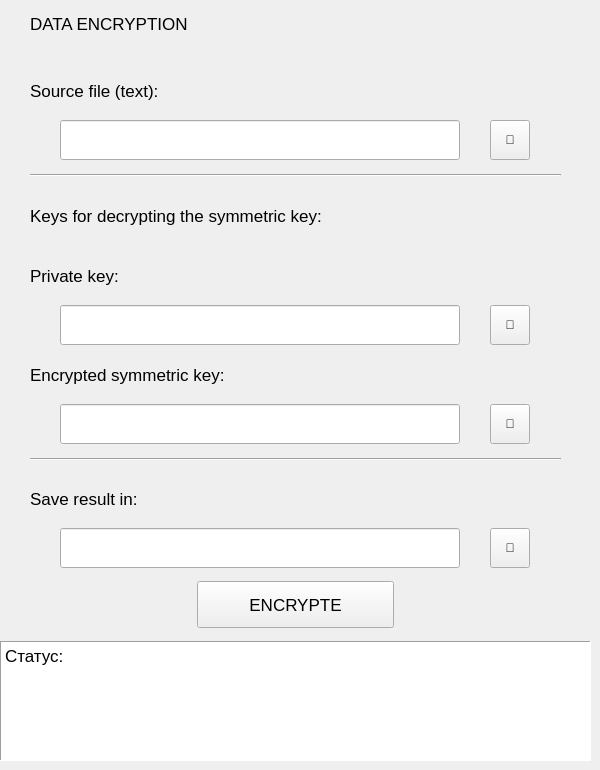
    <widget class="QWidget" name="Encryption">
     <widget class="QWidget" name="verticalLayoutWidget">
      <property name="geometry">
       <rect>
        <x>0</x>
        <y>0</y>
        <width>591</width>
        <height>761</height>
       </rect>
      </property>
      <layout class="QVBoxLayout" name="verticalLayout_encryption">
       <item>
        <layout class="QHBoxLayout" name="horizontalLayout_header_2">
         <item>
          <spacer name="horizontalSpacer_17">
           <property name="orientation">
            <enum>Qt::Horizontal</enum>
           </property>
           <property name="sizeType">
            <enum>QSizePolicy::Fixed</enum>
           </property>
           <property name="sizeHint" stdset="0">
            <size>
             <width>30</width>
             <height>20</height>
            </size>
           </property>
          </spacer>
         </item>
         <item>
          <widget class="QLabel" name="label_name_widget_2">
           <property name="sizePolicy">
            <sizepolicy hsizetype="Fixed" vsizetype="Minimum">
             <horstretch>0</horstretch>
             <verstretch>0</verstretch>
            </sizepolicy>
           </property>
           <property name="minimumSize">
            <size>
             <width>100</width>
             <height>0</height>
            </size>
           </property>
           <property name="maximumSize">
            <size>
             <width>1500</width>
             <height>16777215</height>
            </size>
           </property>
           <property name="font">
            <font>
             <pointsize>13</pointsize>
            </font>
           </property>
           <property name="text">
            <string>DATA ENCRYPTION</string>
           </property>
          </widget>
         </item>
         <item>
          <spacer name="horizontalSpacer_18">
           <property name="orientation">
            <enum>Qt::Horizontal</enum>
           </property>
           <property name="sizeHint" stdset="0">
            <size>
             <width>40</width>
             <height>20</height>
            </size>
           </property>
          </spacer>
         </item>
        </layout>
       </item>
       <item>
        <spacer name="verticalSpacer_2">
         <property name="orientation">
          <enum>Qt::Vertical</enum>
         </property>
         <property name="sizeType">
          <enum>QSizePolicy::Fixed</enum>
         </property>
         <property name="sizeHint" stdset="0">
          <size>
           <width>20</width>
           <height>15</height>
          </size>
         </property>
        </spacer>
       </item>
       <item>
        <layout class="QHBoxLayout" name="horizontalLayout_source_file_path">
         <item>
          <spacer name="horizontalSpacer_19">
           <property name="orientation">
            <enum>Qt::Horizontal</enum>
           </property>
           <property name="sizeType">
            <enum>QSizePolicy::Fixed</enum>
           </property>
           <property name="sizeHint" stdset="0">
            <size>
             <width>30</width>
             <height>20</height>
            </size>
           </property>
          </spacer>
         </item>
         <item>
          <widget class="QLabel" name="label_paranetrs_3">
           <property name="sizePolicy">
            <sizepolicy hsizetype="Preferred" vsizetype="Preferred">
             <horstretch>0</horstretch>
             <verstretch>0</verstretch>
            </sizepolicy>
           </property>
           <property name="font">
            <font>
             <pointsize>13</pointsize>
            </font>
           </property>
           <property name="text">
            <string>Source file (text):</string>
           </property>
          </widget>
         </item>
         <item>
          <spacer name="horizontalSpacer_20">
           <property name="orientation">
            <enum>Qt::Horizontal</enum>
           </property>
           <property name="sizeHint" stdset="0">
            <size>
             <width>40</width>
             <height>20</height>
            </size>
           </property>
          </spacer>
         </item>
        </layout>
       </item>
       <item>
        <layout class="QHBoxLayout" name="string_path_source_file">
         <property name="spacing">
          <number>0</number>
         </property>
         <item>
          <spacer name="horizontalSpacer_21">
           <property name="orientation">
            <enum>Qt::Horizontal</enum>
           </property>
           <property name="sizeType">
            <enum>QSizePolicy::Fixed</enum>
           </property>
           <property name="sizeHint" stdset="0">
            <size>
             <width>30</width>
             <height>20</height>
            </size>
           </property>
          </spacer>
         </item>
         <item>
          <widget class="QLineEdit" name="lineEdit_path_source_file">
           <property name="sizePolicy">
            <sizepolicy hsizetype="Fixed" vsizetype="Fixed">
             <horstretch>0</horstretch>
             <verstretch>0</verstretch>
            </sizepolicy>
           </property>
           <property name="minimumSize">
            <size>
             <width>400</width>
             <height>40</height>
            </size>
           </property>
           <property name="font">
            <font>
             <pointsize>13</pointsize>
            </font>
           </property>
           <property name="frame">
            <bool>true</bool>
           </property>
          </widget>
         </item>
         <item>
          <widget class="QToolButton" name="toolButton_path_source_file">
           <property name="minimumSize">
            <size>
             <width>40</width>
             <height>40</height>
            </size>
           </property>
           <property name="text">
            <string>📁</string>
           </property>
          </widget>
         </item>
         <item>
          <spacer name="horizontalSpacer_22">
           <property name="orientation">
            <enum>Qt::Horizontal</enum>
           </property>
           <property name="sizeType">
            <enum>QSizePolicy::Fixed</enum>
           </property>
           <property name="sizeHint" stdset="0">
            <size>
             <width>30</width>
             <height>20</height>
            </size>
           </property>
          </spacer>
         </item>
        </layout>
       </item>
       <item>
        <layout class="QHBoxLayout" name="horizontalLayout_line_2">
         <item>
          <spacer name="horizontalSpacer_23">
           <property name="orientation">
            <enum>Qt::Horizontal</enum>
           </property>
           <property name="sizeType">
            <enum>QSizePolicy::Fixed</enum>
           </property>
           <property name="sizeHint" stdset="0">
            <size>
             <width>30</width>
             <height>20</height>
            </size>
           </property>
          </spacer>
         </item>
         <item>
          <widget class="Line" name="line_2">
           <property name="orientation">
            <enum>Qt::Horizontal</enum>
           </property>
          </widget>
         </item>
         <item>
          <spacer name="horizontalSpacer_24">
           <property name="orientation">
            <enum>Qt::Horizontal</enum>
           </property>
           <property name="sizeType">
            <enum>QSizePolicy::Fixed</enum>
           </property>
           <property name="sizeHint" stdset="0">
            <size>
             <width>30</width>
             <height>20</height>
            </size>
           </property>
          </spacer>
         </item>
        </layout>
       </item>
       <item>
        <layout class="QHBoxLayout" name="horizontalLayout_text_path_4">
         <item>
          <spacer name="horizontalSpacer_29">
           <property name="orientation">
            <enum>Qt::Horizontal</enum>
           </property>
           <property name="sizeType">
            <enum>QSizePolicy::Fixed</enum>
           </property>
           <property name="sizeHint" stdset="0">
            <size>
             <width>30</width>
             <height>20</height>
            </size>
           </property>
          </spacer>
         </item>
         <item>
          <widget class="QLabel" name="label_paranetrs_5">
           <property name="sizePolicy">
            <sizepolicy hsizetype="Preferred" vsizetype="Preferred">
             <horstretch>0</horstretch>
             <verstretch>0</verstretch>
            </sizepolicy>
           </property>
           <property name="font">
            <font>
             <pointsize>13</pointsize>
            </font>
           </property>
           <property name="text">
            <string>Keys for decrypting the symmetric key:</string>
           </property>
          </widget>
         </item>
         <item>
          <spacer name="horizontalSpacer_30">
           <property name="orientation">
            <enum>Qt::Horizontal</enum>
           </property>
           <property name="sizeHint" stdset="0">
            <size>
             <width>40</width>
             <height>20</height>
            </size>
           </property>
          </spacer>
         </item>
        </layout>
       </item>
       <item>
        <spacer name="verticalSpacer">
         <property name="orientation">
          <enum>Qt::Vertical</enum>
         </property>
         <property name="sizeType">
          <enum>QSizePolicy::Fixed</enum>
         </property>
         <property name="sizeHint" stdset="0">
          <size>
           <width>20</width>
           <height>7</height>
          </size>
         </property>
        </spacer>
       </item>
       <item>
        <layout class="QHBoxLayout" name="horizontalLayout_text_path_5">
         <item>
          <spacer name="horizontalSpacer_35">
           <property name="orientation">
            <enum>Qt::Horizontal</enum>
           </property>
           <property name="sizeType">
            <enum>QSizePolicy::Fixed</enum>
           </property>
           <property name="sizeHint" stdset="0">
            <size>
             <width>30</width>
             <height>20</height>
            </size>
           </property>
          </spacer>
         </item>
         <item>
          <widget class="QLabel" name="label_paranetrs_6">
           <property name="sizePolicy">
            <sizepolicy hsizetype="Preferred" vsizetype="Preferred">
             <horstretch>0</horstretch>
             <verstretch>0</verstretch>
            </sizepolicy>
           </property>
           <property name="font">
            <font>
             <pointsize>13</pointsize>
            </font>
           </property>
           <property name="text">
            <string>Private key:</string>
           </property>
          </widget>
         </item>
         <item>
          <spacer name="horizontalSpacer_36">
           <property name="orientation">
            <enum>Qt::Horizontal</enum>
           </property>
           <property name="sizeHint" stdset="0">
            <size>
             <width>40</width>
             <height>20</height>
            </size>
           </property>
          </spacer>
         </item>
        </layout>
       </item>
       <item>
        <layout class="QHBoxLayout" name="string_path_4">
         <property name="spacing">
          <number>0</number>
         </property>
         <item>
          <spacer name="horizontalSpacer_31">
           <property name="orientation">
            <enum>Qt::Horizontal</enum>
           </property>
           <property name="sizeType">
            <enum>QSizePolicy::Fixed</enum>
           </property>
           <property name="sizeHint" stdset="0">
            <size>
             <width>30</width>
             <height>20</height>
            </size>
           </property>
          </spacer>
         </item>
         <item>
          <widget class="QLineEdit" name="lineEdit_path_4">
           <property name="sizePolicy">
            <sizepolicy hsizetype="Fixed" vsizetype="Fixed">
             <horstretch>0</horstretch>
             <verstretch>0</verstretch>
            </sizepolicy>
           </property>
           <property name="minimumSize">
            <size>
             <width>400</width>
             <height>40</height>
            </size>
           </property>
           <property name="font">
            <font>
             <pointsize>13</pointsize>
            </font>
           </property>
           <property name="frame">
            <bool>true</bool>
           </property>
          </widget>
         </item>
         <item>
          <widget class="QToolButton" name="toolButton_path_private_key">
           <property name="minimumSize">
            <size>
             <width>40</width>
             <height>40</height>
            </size>
           </property>
           <property name="text">
            <string>📁</string>
           </property>
          </widget>
         </item>
         <item>
          <spacer name="horizontalSpacer_32">
           <property name="orientation">
            <enum>Qt::Horizontal</enum>
           </property>
           <property name="sizeType">
            <enum>QSizePolicy::Fixed</enum>
           </property>
           <property name="sizeHint" stdset="0">
            <size>
             <width>30</width>
             <height>20</height>
            </size>
           </property>
          </spacer>
         </item>
        </layout>
       </item>
       <item>
        <layout class="QHBoxLayout" name="horizontalLayout_text_path_7">
         <item>
          <spacer name="horizontalSpacer_47">
           <property name="orientation">
            <enum>Qt::Horizontal</enum>
           </property>
           <property name="sizeType">
            <enum>QSizePolicy::Fixed</enum>
           </property>
           <property name="sizeHint" stdset="0">
            <size>
             <width>30</width>
             <height>20</height>
            </size>
           </property>
          </spacer>
         </item>
         <item>
          <widget class="QLabel" name="label_paranetrs_sym_key">
           <property name="sizePolicy">
            <sizepolicy hsizetype="Preferred" vsizetype="Preferred">
             <horstretch>0</horstretch>
             <verstretch>0</verstretch>
            </sizepolicy>
           </property>
           <property name="font">
            <font>
             <pointsize>13</pointsize>
            </font>
           </property>
           <property name="text">
            <string>Encrypted symmetric key:</string>
           </property>
          </widget>
         </item>
         <item>
          <spacer name="horizontalSpacer_48">
           <property name="orientation">
            <enum>Qt::Horizontal</enum>
           </property>
           <property name="sizeHint" stdset="0">
            <size>
             <width>40</width>
             <height>20</height>
            </size>
           </property>
          </spacer>
         </item>
        </layout>
       </item>
       <item>
        <layout class="QHBoxLayout" name="string_path_5">
         <property name="spacing">
          <number>0</number>
         </property>
         <item>
          <spacer name="horizontalSpacer_37">
           <property name="orientation">
            <enum>Qt::Horizontal</enum>
           </property>
           <property name="sizeType">
            <enum>QSizePolicy::Fixed</enum>
           </property>
           <property name="sizeHint" stdset="0">
            <size>
             <width>30</width>
             <height>20</height>
            </size>
           </property>
          </spacer>
         </item>
         <item>
          <widget class="QLineEdit" name="lineEdit_path_syn_key">
           <property name="sizePolicy">
            <sizepolicy hsizetype="Fixed" vsizetype="Fixed">
             <horstretch>0</horstretch>
             <verstretch>0</verstretch>
            </sizepolicy>
           </property>
           <property name="minimumSize">
            <size>
             <width>400</width>
             <height>40</height>
            </size>
           </property>
           <property name="font">
            <font>
             <pointsize>13</pointsize>
            </font>
           </property>
           <property name="frame">
            <bool>true</bool>
           </property>
          </widget>
         </item>
         <item>
          <widget class="QToolButton" name="toolButton_path_sym_key">
           <property name="minimumSize">
            <size>
             <width>40</width>
             <height>40</height>
            </size>
           </property>
           <property name="text">
            <string>📁</string>
           </property>
          </widget>
         </item>
         <item>
          <spacer name="horizontalSpacer_38">
           <property name="orientation">
            <enum>Qt::Horizontal</enum>
           </property>
           <property name="sizeType">
            <enum>QSizePolicy::Fixed</enum>
           </property>
           <property name="sizeHint" stdset="0">
            <size>
             <width>30</width>
             <height>20</height>
            </size>
           </property>
          </spacer>
         </item>
        </layout>
       </item>
       <item>
        <layout class="QHBoxLayout" name="horizontalLayout_line_3">
         <item>
          <spacer name="horizontalSpacer_33">
           <property name="orientation">
            <enum>Qt::Horizontal</enum>
           </property>
           <property name="sizeType">
            <enum>QSizePolicy::Fixed</enum>
           </property>
           <property name="sizeHint" stdset="0">
            <size>
             <width>30</width>
             <height>20</height>
            </size>
           </property>
          </spacer>
         </item>
         <item>
          <widget class="Line" name="line_3">
           <property name="orientation">
            <enum>Qt::Horizontal</enum>
           </property>
          </widget>
         </item>
         <item>
          <spacer name="horizontalSpacer_34">
           <property name="orientation">
            <enum>Qt::Horizontal</enum>
           </property>
           <property name="sizeType">
            <enum>QSizePolicy::Fixed</enum>
           </property>
           <property name="sizeHint" stdset="0">
            <size>
             <width>30</width>
             <height>20</height>
            </size>
           </property>
          </spacer>
         </item>
        </layout>
       </item>
       <item>
        <layout class="QHBoxLayout" name="horizontalLayout_text_path_6">
         <item>
          <spacer name="horizontalSpacer_41">
           <property name="orientation">
            <enum>Qt::Horizontal</enum>
           </property>
           <property name="sizeType">
            <enum>QSizePolicy::Fixed</enum>
           </property>
           <property name="sizeHint" stdset="0">
            <size>
             <width>30</width>
             <height>20</height>
            </size>
           </property>
          </spacer>
         </item>
         <item>
          <widget class="QLabel" name="label_paranetrs_7">
           <property name="sizePolicy">
            <sizepolicy hsizetype="Preferred" vsizetype="Preferred">
             <horstretch>0</horstretch>
             <verstretch>0</verstretch>
            </sizepolicy>
           </property>
           <property name="font">
            <font>
             <pointsize>13</pointsize>
            </font>
           </property>
           <property name="text">
            <string>Save result in:</string>
           </property>
          </widget>
         </item>
         <item>
          <spacer name="horizontalSpacer_42">
           <property name="orientation">
            <enum>Qt::Horizontal</enum>
           </property>
           <property name="sizeHint" stdset="0">
            <size>
             <width>40</width>
             <height>20</height>
            </size>
           </property>
          </spacer>
         </item>
        </layout>
       </item>
       <item>
        <layout class="QHBoxLayout" name="string_path_6">
         <property name="spacing">
          <number>0</number>
         </property>
         <item>
          <spacer name="horizontalSpacer_43">
           <property name="orientation">
            <enum>Qt::Horizontal</enum>
           </property>
           <property name="sizeType">
            <enum>QSizePolicy::Fixed</enum>
           </property>
           <property name="sizeHint" stdset="0">
            <size>
             <width>30</width>
             <height>20</height>
            </size>
           </property>
          </spacer>
         </item>
         <item>
          <widget class="QLineEdit" name="lineEdit_path_result">
           <property name="sizePolicy">
            <sizepolicy hsizetype="Fixed" vsizetype="Fixed">
             <horstretch>0</horstretch>
             <verstretch>0</verstretch>
            </sizepolicy>
           </property>
           <property name="minimumSize">
            <size>
             <width>400</width>
             <height>40</height>
            </size>
           </property>
           <property name="font">
            <font>
             <pointsize>13</pointsize>
            </font>
           </property>
           <property name="frame">
            <bool>true</bool>
           </property>
          </widget>
         </item>
         <item>
          <widget class="QToolButton" name="toolButton_path_result">
           <property name="minimumSize">
            <size>
             <width>40</width>
             <height>40</height>
            </size>
           </property>
           <property name="text">
            <string>📁</string>
           </property>
          </widget>
         </item>
         <item>
          <spacer name="horizontalSpacer_44">
           <property name="orientation">
            <enum>Qt::Horizontal</enum>
           </property>
           <property name="sizeType">
            <enum>QSizePolicy::Fixed</enum>
           </property>
           <property name="sizeHint" stdset="0">
            <size>
             <width>30</width>
             <height>20</height>
            </size>
           </property>
          </spacer>
         </item>
        </layout>
       </item>
       <item>
        <spacer name="verticalSpacer_3">
         <property name="orientation">
          <enum>Qt::Vertical</enum>
         </property>
         <property name="sizeType">
          <enum>QSizePolicy::Fixed</enum>
         </property>
         <property name="sizeHint" stdset="0">
          <size>
           <width>20</width>
           <height>7</height>
          </size>
         </property>
        </spacer>
       </item>
       <item>
        <layout class="QHBoxLayout" name="horizontalLayout_genKey_2">
         <item>
          <spacer name="horizontalSpacer_39">
           <property name="orientation">
            <enum>Qt::Horizontal</enum>
           </property>
           <property name="sizeHint" stdset="0">
            <size>
             <width>40</width>
             <height>20</height>
            </size>
           </property>
          </spacer>
         </item>
         <item>
          <widget class="QPushButton" name="pushButton_encrypte">
           <property name="sizePolicy">
            <sizepolicy hsizetype="Expanding" vsizetype="Minimum">
             <horstretch>0</horstretch>
             <verstretch>0</verstretch>
            </sizepolicy>
           </property>
           <property name="minimumSize">
            <size>
             <width>0</width>
             <height>34</height>
            </size>
           </property>
           <property name="font">
            <font>
             <pointsize>13</pointsize>
            </font>
           </property>
           <property name="text">
            <string>ENCRYPTE</string>
           </property>
          </widget>
         </item>
         <item>
          <spacer name="horizontalSpacer_40">
           <property name="orientation">
            <enum>Qt::Horizontal</enum>
           </property>
           <property name="sizeHint" stdset="0">
            <size>
             <width>40</width>
             <height>20</height>
            </size>
           </property>
          </spacer>
         </item>
        </layout>
       </item>
       <item>
        <spacer name="verticalSpacer_4">
         <property name="orientation">
          <enum>Qt::Vertical</enum>
         </property>
         <property name="sizeType">
          <enum>QSizePolicy::Fixed</enum>
         </property>
         <property name="sizeHint" stdset="0">
          <size>
           <width>20</width>
           <height>7</height>
          </size>
         </property>
        </spacer>
       </item>
       <item>
        <widget class="QTextEdit" name="textEdit_status">
         <property name="enabled">
          <bool>true</bool>
         </property>
         <property name="sizePolicy">
          <sizepolicy hsizetype="Preferred" vsizetype="Fixed">
           <horstretch>0</horstretch>
           <verstretch>0</verstretch>
          </sizepolicy>
         </property>
         <property name="minimumSize">
          <size>
           <width>0</width>
           <height>120</height>
          </size>
         </property>
         <property name="maximumSize">
          <size>
           <width>16777215</width>
           <height>120</height>
          </size>
         </property>
         <property name="font">
          <font>
           <pointsize>13</pointsize>
          </font>
         </property>
         <property name="frameShape">
          <enum>QFrame::Panel</enum>
         </property>
         <property name="readOnly">
          <bool>true</bool>
         </property>
         <property name="html">
          <string>&lt;!DOCTYPE HTML PUBLIC &quot;-//W3C//DTD HTML 4.0//EN&quot; &quot;http://www.w3.org/TR/REC-html40/strict.dtd&quot;&gt;
&lt;html&gt;&lt;head&gt;&lt;meta name=&quot;qrichtext&quot; content=&quot;1&quot; /&gt;&lt;style type=&quot;text/css&quot;&gt;
p, li { white-space: pre-wrap; }
&lt;/style&gt;&lt;/head&gt;&lt;body style=&quot; font-family:'MS Shell Dlg 2'; font-size:13pt; font-weight:400; font-style:normal;&quot;&gt;
&lt;p style=&quot; margin-top:0px; margin-bottom:0px; margin-left:0px; margin-right:0px; -qt-block-indent:0; text-indent:0px;&quot;&gt;Статус:&lt;/p&gt;
&lt;p style=&quot;-qt-paragraph-type:empty; margin-top:0px; margin-bottom:0px; margin-left:0px; margin-right:0px; -qt-block-indent:0; text-indent:0px;&quot;&gt;&lt;br /&gt;&lt;/p&gt;&lt;/body&gt;&lt;/html&gt;</string>
         </property>
        </widget>
       </item>
      </layout>
     </widget>
    </widget>
